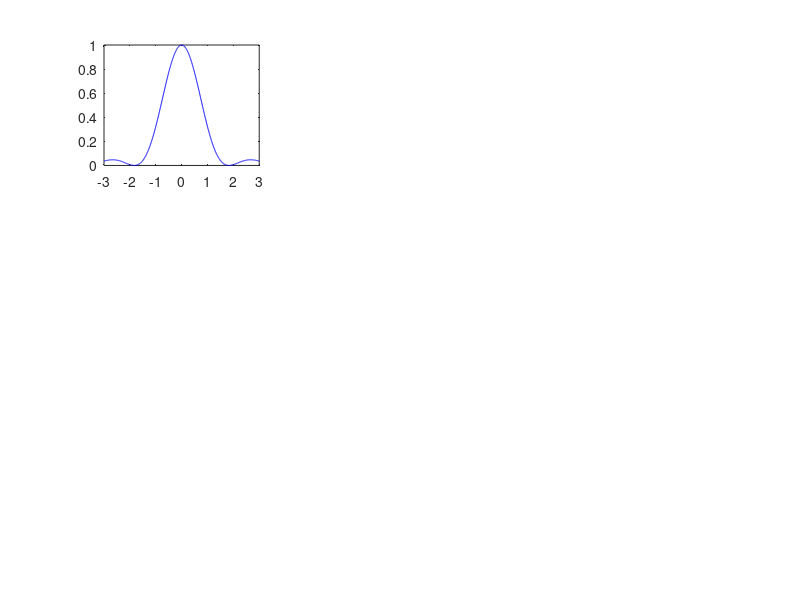

Here is the MATLAB script that generated this plot: (Note: this script raises an error after producing the figure.)
constantLength = 10e-2;
wavelengthList = [450, 500, 700] * 1e-9;
wavelengthNameList = ["blue", "green", "red"];
numberOfColors = length(wavelengthList);
aList = 10 * [250, 500, 1000] * 1e-9;
numberOfSlitWidths = length(aList);
xMin = -3;
xMax = 3;
numberOfDetectorPositions = 1000;
detectorPositionList = linspace(xMin, xMax, numberOfDetectorPositions) * 1e-2;
figure

for iColor = 1:numberOfColors
    for iWidth = 1:numberOfSlitWidths
        
        a = aList(iWidth);
        wavefunction = @(x, y, l) exp(2i * pi * sqrt(l^2 + (x - y).^2) / wavelengthList(iColor)) / a;
        S = @(x, l) integral(@(y) wavefunction(detectorPositionList, y, constantLength), ...
            -a / 2, a / 2, 'ArrayValued', true);
        intensity = abs(S(detectorPositionList, constantLength)).^2;

        subplot(numberOfColors, numberOfSlitWidths, ((iColor - 1) * numberOfSlitWidths) + iWidth)
        plot(detectorPositionList * 1e2, intensity, wavelengthNameList(iColor))
        title("a: " + a * 1e6 + "um")
        sgt = sgtitle("Single slit");
        sgt.FontSize = 24;

        if iColor == numberOfColors
                    xlabel("Position [cm]")
        end
        if iWidth == 1
        ylabel("Intensity [a.u]")
        end
    end
    xlim([xMin, xMax]);
    ylim([0, 1]);
end